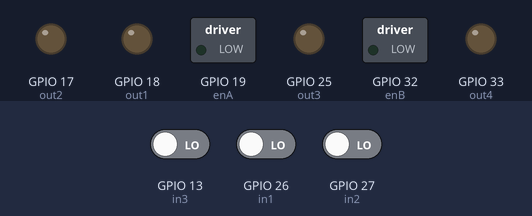
The sketch below on a simulated ESP32. On the bench: switched loads named in the sketch (green lamp = pin HIGH), output pins drawn as LEDs (lit = HIGH). The inputs (shaded band) are chosen by the test bench; at power-on: GPIO 13 (in3) LOW, GPIO 26 (in1) LOW, GPIO 27 (in2) LOW.

Above: at 1.2 s.
1.3 s: GPIO 13 (in3) driven HIGH
At 2.5 s:
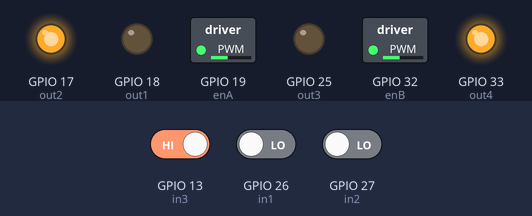
2.8 s: GPIO 26 (in1) driven HIGH
At 3.9 s:
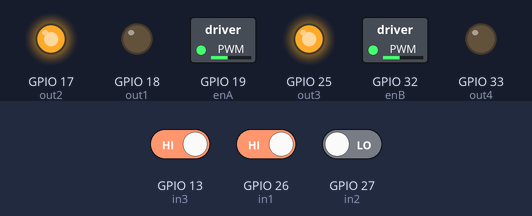
4.3 s: GPIO 27 (in2) driven HIGH
At 5.1 s:
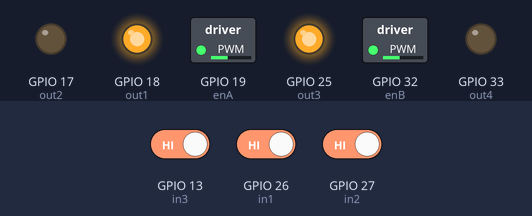
5.8 s: GPIO 26 (in1) driven LOW
At 6.3 s:
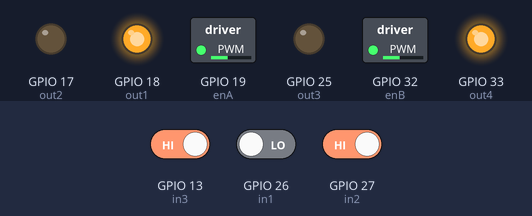
7.3 s: GPIO 27 (in2) driven LOW
At 8.7 s:
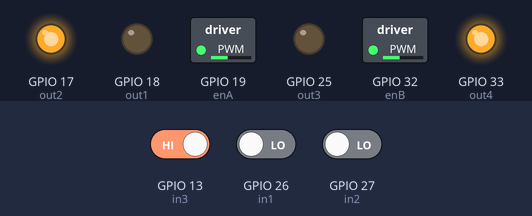
Timing chart, 0 to 9.8 s (numbered marks = the images above; inputs shaded):
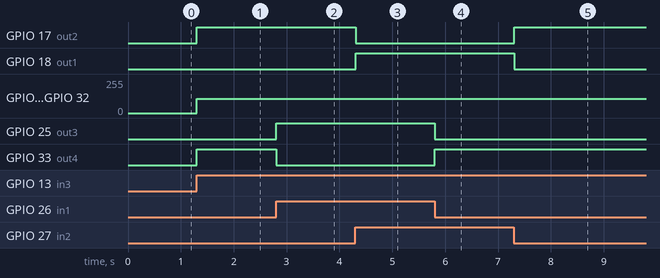

Measured:
- after the input at 1.3 s, GPIO 17 (out2), GPIO 33 (out4): LOW → HIGH at once; GPIO 19 (enA), GPIO 32 (enB): 0/255 → 106/255 at once
- after the input at 2.8 s, GPIO 25 (out3): LOW → HIGH at once; GPIO 33 (out4): HIGH → LOW at once
- after the input at 4.3 s, GPIO 17 (out2): HIGH → LOW at once; GPIO 18 (out1): LOW → HIGH at once
- after the input at 5.8 s, GPIO 25 (out3): HIGH → LOW at once; GPIO 33 (out4): LOW → HIGH at once
- after the input at 7.3 s, GPIO 17 (out2): LOW → HIGH at once; GPIO 18 (out1): HIGH → LOW at once

The sketch:

esp_podwozie.ino
```cpp
#include "Arduino.h"

//motors pins
//left
const int enA = 19;
const int out1 = 18;
const int out2 = 17;
//right
const int enB = 32;
const int out3 = 25;
const int out4 = 33;
//in

const int in3 = 13;
const int in2 = 27;
const int in1 = 26;
//motors controls
#define RIGHT_MOTORS 0
#define LEFT_MOTORS 1

#define FORWARD 0
#define BACKWARD 1
#define STOP 2

void rotateMotors(int side, int direction, int speed/*0-255*/) {
  if(speed>1) {
    speed = 106;
  }
  if(side == LEFT_MOTORS) {
      if(direction == FORWARD) {
        digitalWrite(out1,HIGH);
        digitalWrite(out2,LOW);
      }
      else if(direction == BACKWARD) {
        digitalWrite(out1,LOW);
        digitalWrite(out2,HIGH);
      }
      else if(direction == STOP) {
        digitalWrite(out1,LOW);
        digitalWrite(out2,LOW);
      }
      analogWrite(enA,speed);
  }
  else if(side == RIGHT_MOTORS) {
      if(direction == FORWARD) {
        digitalWrite(out3,HIGH);
        digitalWrite(out4,LOW);
      }
      else if(direction == BACKWARD) {
        digitalWrite(out3,LOW);
        digitalWrite(out4,HIGH);
      }
      else if(direction == STOP) {
        digitalWrite(out3,LOW);
        digitalWrite(out4,LOW);
      }
    analogWrite(enB,speed);
  }
}

void rotateLeft(int speed/*0-255*/) {
  rotateMotors(RIGHT_MOTORS,FORWARD,speed);
  rotateMotors(LEFT_MOTORS,BACKWARD,speed);
}

void rotateRight(int speed/*0-255*/) {
  rotateMotors(RIGHT_MOTORS,BACKWARD,speed);
  rotateMotors(LEFT_MOTORS,FORWARD,speed);
}

void moveForward(int speed/*0-255*/) {
  rotateMotors(RIGHT_MOTORS,FORWARD,speed);
  rotateMotors(LEFT_MOTORS,FORWARD,speed);
}

void moveBackward(int speed/*0-255*/) {
  rotateMotors(RIGHT_MOTORS,BACKWARD,speed);
  rotateMotors(LEFT_MOTORS,BACKWARD,speed);
}

void stop() {
  rotateMotors(RIGHT_MOTORS,STOP,0);
  rotateMotors(LEFT_MOTORS,STOP,0);
}


void setup() {
  pinMode(enA, OUTPUT);
	pinMode(enB, OUTPUT);
	pinMode(out1, OUTPUT);
	pinMode(out2, OUTPUT);
	pinMode(out3, OUTPUT);
	pinMode(out4, OUTPUT);

  pinMode(in1, INPUT);
	pinMode(in2, INPUT);
	pinMode(in3, INPUT);
}

void loop() {
  Serial.begin(921600);
  Serial.println();

  int in1_val = digitalRead(in1);
  int in2_val = digitalRead(in2);
  int in3_val = digitalRead(in3);
  //int pwmOutput = map(in3_val, 0, 4096, 0 , 255);
  //Serial.println(in3_val);
  if(in3_val) {
    if(in1_val) rotateMotors(RIGHT_MOTORS,FORWARD,100);
    else rotateMotors(RIGHT_MOTORS,BACKWARD,100);
    if(in2_val) rotateMotors(LEFT_MOTORS,FORWARD,100);
    else rotateMotors(LEFT_MOTORS,BACKWARD,100);
  } else {
    stop();
  }
  delay(10);
}
```
